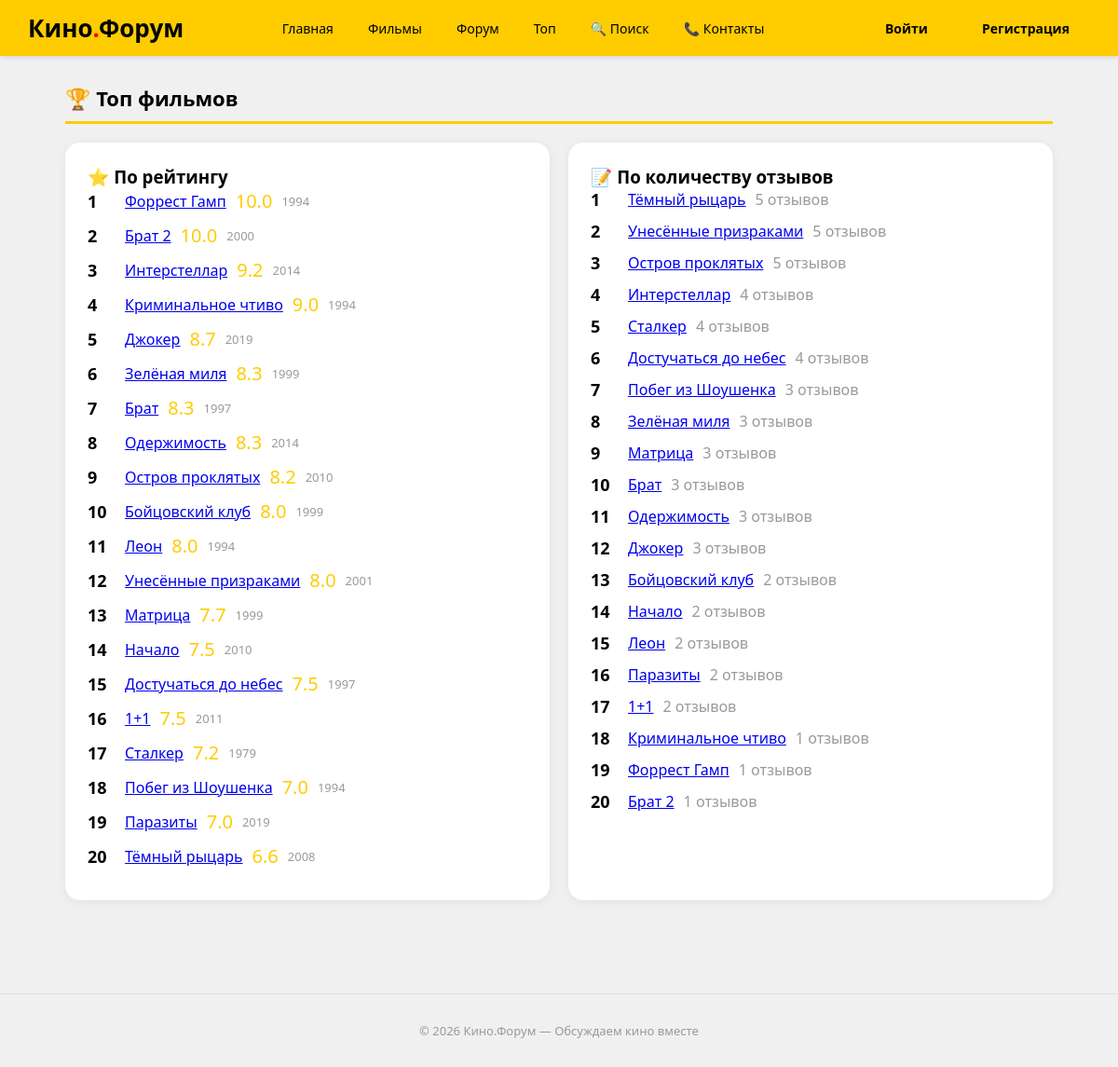
Before: /top with the older database file.
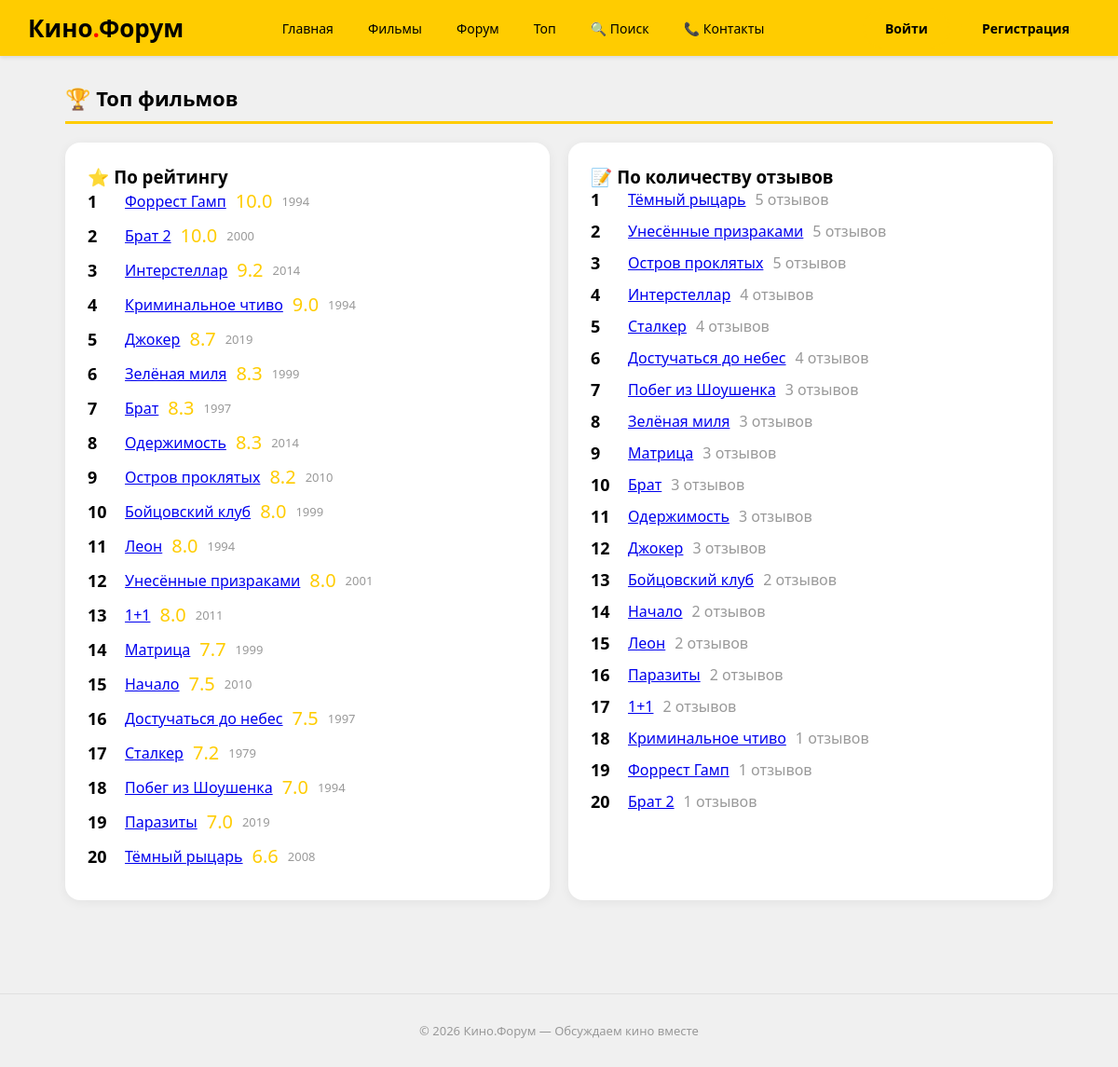
After: the same page with the newer database file.
### data/film.py (models this page shows)
class Film(SqlAlchemyBase):
    __tablename__ = 'films'
    id = sqlalchemy.Column(sqlalchemy.Integer, primary_key=True, autoincrement=True)
    title = sqlalchemy.Column(sqlalchemy.String(200), nullable=False)
    director = sqlalchemy.Column(sqlalchemy.String(200))
    year = sqlalchemy.Column(sqlalchemy.Integer)
    genre = sqlalchemy.Column(sqlalchemy.String(500))
    country = sqlalchemy.Column(sqlalchemy.String(200))
    duration = sqlalchemy.Column(sqlalchemy.Integer)
    description = sqlalchemy.Column(sqlalchemy.Text)
    rating = sqlalchemy.Column(sqlalchemy.Float, default=0.0)
    review_count = sqlalchemy.Column(sqlalchemy.Integer, default=0)
    created_date = sqlalchemy.Column(sqlalchemy.DateTime, default=datetime.datetime.now)
    user_id = sqlalchemy.Column(sqlalchemy.Integer, sqlalchemy.ForeignKey("users.id"))
    user = orm.relationship("User", back_populates='films')
    reviews = orm.relationship("Review", back_populates='film')

### main.py (the view)
@app.route('/top')
def top():
    db_sess = db_session.create_session()
    top_rated = db_sess.query(Film).order_by(Film.rating.desc()).limit(20).all()
    most_reviewed = db_sess.query(Film).order_by(Film.review_count.desc()).limit(20).all()
    return render_template('top.html', top_rated=top_rated, most_reviewed=most_reviewed, YANDEX_COLORS=YANDEX_COLORS, STYLE=STYLE, get_header=get_header)

### data/db_session.py (called while the page is built)
def create_session() -> Session:
    global __factory
    return __factory()

### templates/top.html (shortened to what this page needs)
{% extends "base.html" %}
{% block content %}
<h1 class="ya-section-title">🏆 Топ фильмов</h1>
<div class="ya-grid ya-grid-2 ya-mb">
    <div class="ya-card">
        <h3>⭐ По рейтингу</h3>
        {% for film in top_rated %}
            <div class="ya-flex ya-mb">
                <span style="font-weight:700;font-size:18px;width:30px">{{ loop.index }}</span>
                <a href="/film/{{ film.id }}">{{ film.title }}</a>
                <span class="ya-rating">{{ "%.1f"|format(film.rating) }}</span>
                <span class="ya-text-muted ya-text-sm">{{ film.year }}</span>
            </div>
        {% endfor %}
    </div>
    <div class="ya-card">
        <h3>📝 По количеству отзывов</h3>
        {% for film in most_reviewed %}
            <div class="ya-flex ya-mb">
                <span style="font-weight:700;font-size:18px;width:30px">{{ loop.index }}</span>
                <a href="/film/{{ film.id }}">{{ film.title }}</a>
                <span class="ya-text-muted">{{ film.review_count }} отзывов</span>
            </div>
        {% endfor %}
    </div>
</div>
{% endblock %}

### templates/base.html (shortened to what this page needs)
<!doctype html>
<html lang="ru">
<head>
</head>
<body>
    {{ get_header()|safe }}
    <main class="ya-container">
        {% block content %}{% endblock %}
    </main>
    <footer class="ya-footer">
        <p>© 2026 Кино.Форум — Обсуждаем кино вместе</p>
    </footer>
</body>
</html>

Changed rows visible on the page:
changed Film (number 13 of 20 on the later page): rating "7.5" → "8.0"; moves up the list
